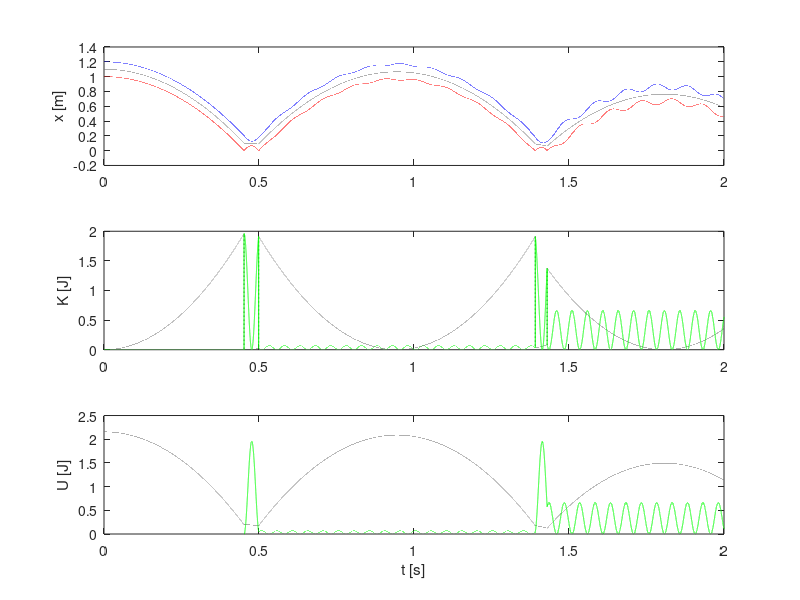

The MATLAB script that drew this image:
% falling two-spring
m = 0.1;
k = 200.0;
b = 0.2;
h0 = 1.0;
g = 9.8;
time = 2.0;
dt = 0.00001;
n = round(time/dt);
t = zeros(n,1);
xA = zeros(n,1);
vA = zeros(n,1);
xB = zeros(n,1);
vB = zeros(n,1);
xA(1) = h0 + b;
xB(1) = h0;
vA(1) = 0.0;
vB(1) = 0.0;
for i = 1:n-1
    f = k*(xA(i) - xB(i) - b);
    fA = -f - m*g;
    fB = f - m*g;
    aA = fA/m;
    vA(i+1) = vA(i) + aA*dt;
    xA(i+1) = xA(i) + vA(i+1)*dt;
    aB = fB/m;
    vB(i+1) = vB(i) + aB*dt;
    xB(i+1) = xB(i) + vB(i+1)*dt;
    t(i+1) = t(i) + dt;
    if (xB(i+1)<0.0)&&(xB(i)>=0.0)
        vB(i+1) = abs(vB(i+1));
    end
end
xcm = (xA+xB)*0.5;
vcm = (vA+vB)*0.5;
Kcm = 0.5*(2.0*m)*vcm.^2;
Kcmdelta = 0.5*m*(vA - vcm).^2+0.5*m*(vB-vcm).^2; 
Ug = xcm*(2.0*m)*g;
Uk = 0.5*k*(xA - xB - b).^2;
E = Kcm + Kcmdelta + Ug + Uk;
subplot(3,1,1)
plot(t,xA,'-b',t,xB,'-r',t,xcm,':k')
ylabel('x [m]');
subplot(3,1,2);
plot(t,Kcm,':k',t,Kcmdelta,'-g');%,t,Uk,'-y',t,E,':k')
ylabel('K [J]');
subplot(3,1,3);
plot(t,Ug,':k',t,Uk,'-g')
xlabel('t [s]');
ylabel('U [J]');